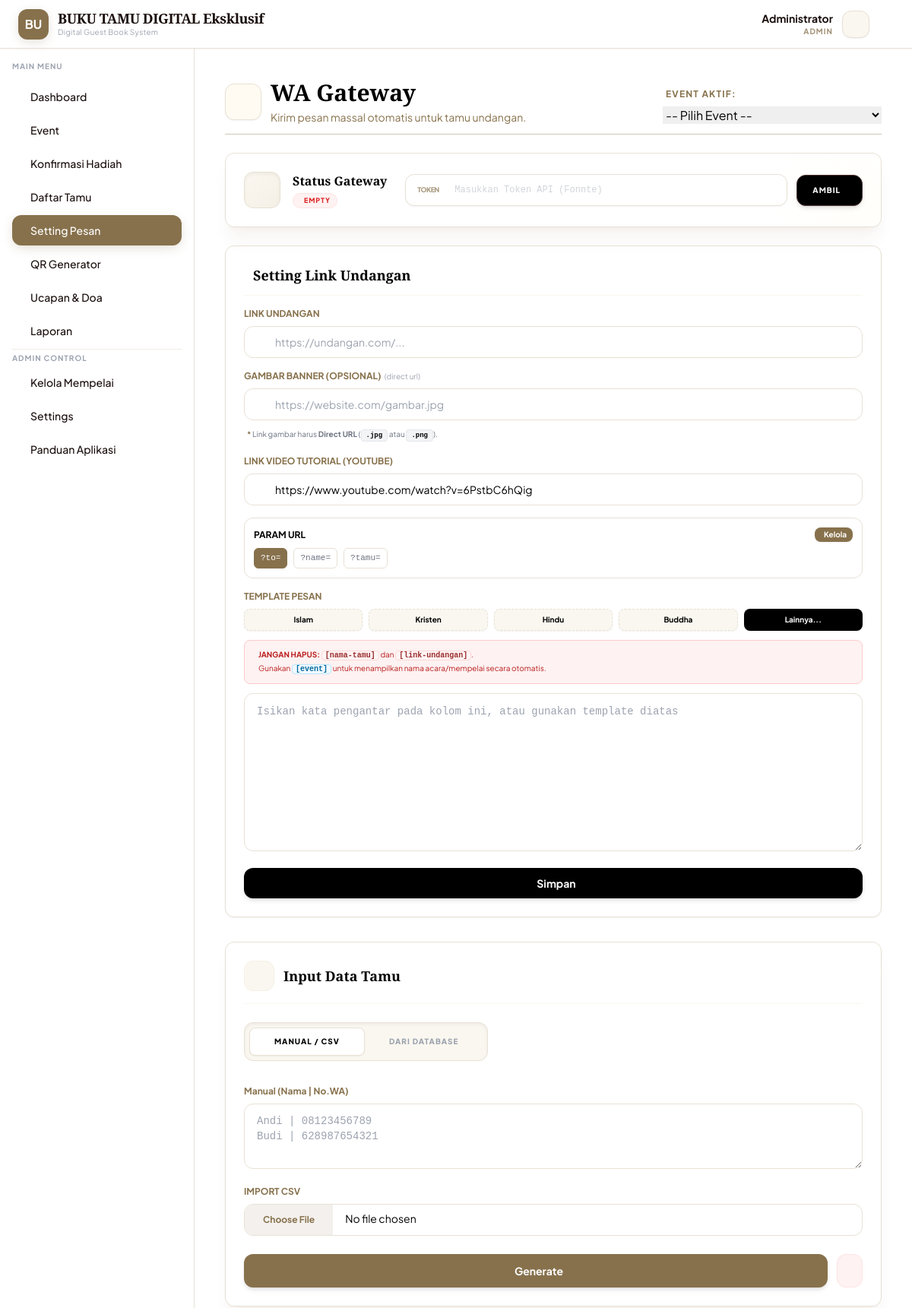
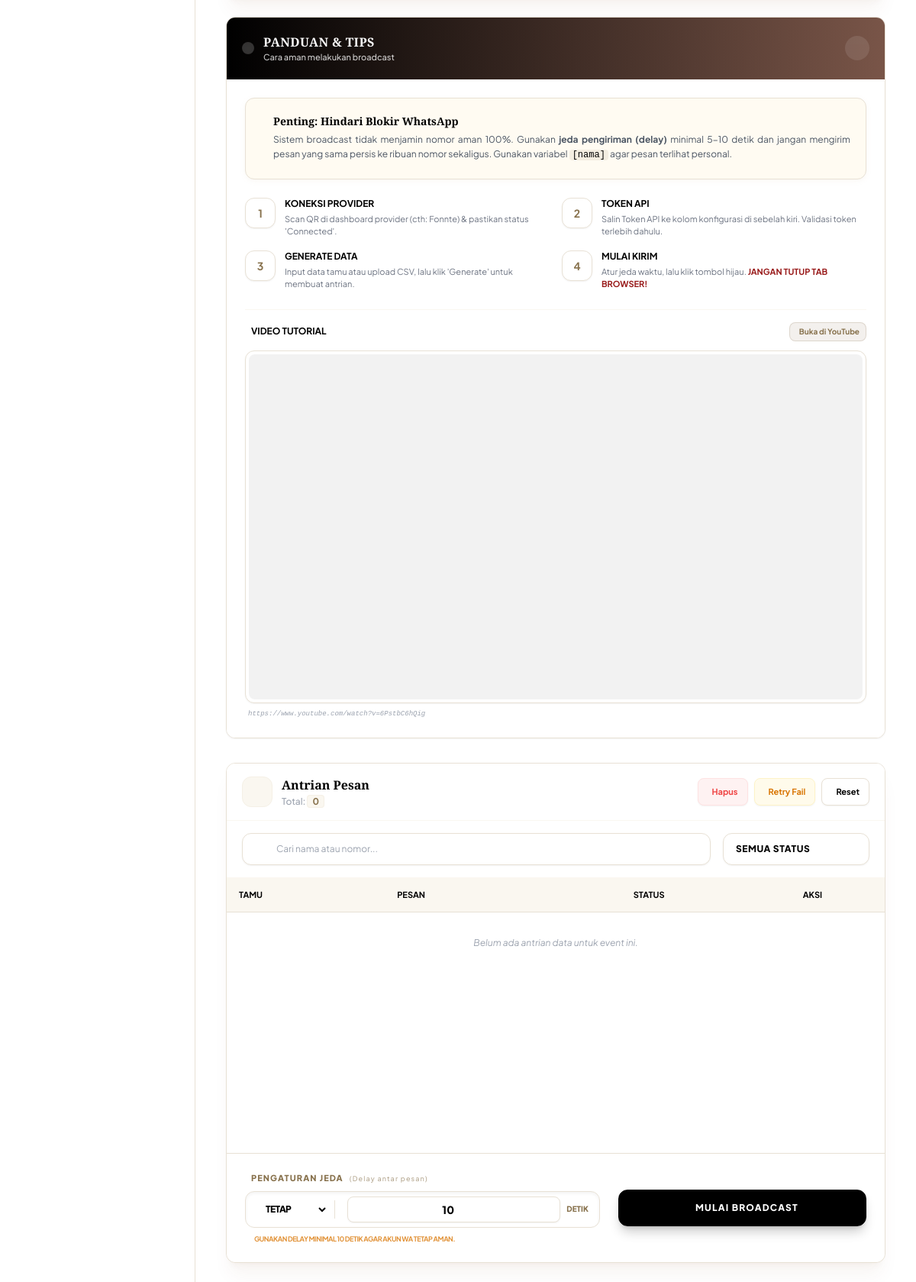
Screenshot of /broadcast.php (signed in, upper part) with the database file from the repository (2 pictures, top to bottom).
### tables this page shows
CREATE TABLE `pengaturan` (
  `id` int(11) NOT NULL AUTO_INCREMENT,
  `app_name` varchar(100) DEFAULT 'Buku Tamu Wedding',
  `logo_text` varchar(20) DEFAULT 'BT',
  `logo_dashboard` varchar(255) DEFAULT '',
  `copyright` varchar(255) DEFAULT '© 2026',
  `hero_title` varchar(255) DEFAULT 'The Wedding Of',
  `hero_desc` text DEFAULT NULL,
  `hero_img` varchar(255) DEFAULT '',
  `btn_text` varchar(50) DEFAULT 'Info Acara',
  `btn_link` varchar(255) DEFAULT '#',
  `bg_mode` varchar(20) DEFAULT 'image',
  `bg_youtube_url` varchar(255) DEFAULT '',
  `bg_img` varchar(255) DEFAULT '',
  `timezone` varchar(50) DEFAULT 'Asia/Jakarta',
  `language` varchar(10) DEFAULT 'id',
  `speed_timer` int(11) DEFAULT 10,
  `color_start` varchar(20) DEFAULT '#4F46E5',
  `color_end` varchar(20) DEFAULT '#000000',
  `color_text` varchar(20) DEFAULT '#FFFFFF',
  `delay_welcome` int(11) DEFAULT 5,
  `delay_gathering` int(11) DEFAULT 5,
  `looping_overlay` tinyint(1) DEFAULT 0,
  `looping_overlay_timer` int(11) DEFAULT 10,
  `animasi_out` varchar(50) DEFAULT 'Fade',
  `animasi_duration` int(11) DEFAULT 1000,
  `welcome_text` text DEFAULT NULL,
  `welcome_bg_color` varchar(20) DEFAULT '#ffffff',
  `welcome_font_color` varchar(20) DEFAULT '#000000',
  `welcome_font` varchar(50) DEFAULT 'Poppins',
  `size_acara` int(11) DEFAULT 20,
  `size_welcome` int(11) DEFAULT 40,
  `size_tamu` int(11) DEFAULT 60,
  `size_tanggal` int(11) DEFAULT 16,
  `size_lokasi` int(11) DEFAULT 16,
  `size_waktu` int(11) DEFAULT 16,
  `show_acara` tinyint(1) DEFAULT 1,
  `show_kategori` tinyint(1) DEFAULT 1,
  `show_tanggal` tinyint(1) DEFAULT 1,
  `show_lokasi` tinyint(1) DEFAULT 1,
  `show_waktu` tinyint(1) DEFAULT 1,
  `wa_template` text DEFAULT NULL,
  `broadcast_link` varchar(255) DEFAULT '',
  `broadcast_param_id` int(11) DEFAULT NULL,
  `import_info_text` text DEFAULT NULL,
  `show_frame` tinyint(1) DEFAULT 0,
  `frame_img` varchar(255) DEFAULT '',
  `show_logo` tinyint(1) DEFAULT 1,
  `show_running_text` tinyint(1) DEFAULT 1,
  PRIMARY KEY (`id`)
);

CREATE TABLE `master_broadcast_params` (
  `id` int(11) NOT NULL AUTO_INCREMENT,
  `param_key` varchar(50) NOT NULL,
  PRIMARY KEY (`id`)
);

### broadcast.php (the view, shortened to what the rows shown need)
<?php
require 'koneksi.php';
mysqli_query($koneksi, "CREATE TABLE IF NOT EXISTS `broadcast_queue` (
  `id` int(11) NOT NULL AUTO_INCREMENT,
  `event_id` int(11) DEFAULT 0,
  `nama_tamu` varchar(255) DEFAULT NULL,
  `nomor_wa` varchar(20) DEFAULT NULL,
  `pesan` text DEFAULT NULL,
  `status` varchar(20) DEFAULT 'pending',
  `link_undangan` text DEFAULT NULL,
  PRIMARY KEY (`id`)
) ENGINE=InnoDB DEFAULT CHARSET=utf8mb4;");
$check_cols = mysqli_query($koneksi, "SHOW COLUMNS FROM pengaturan LIKE 'tutorial_link'");
if($check_cols && mysqli_num_rows($check_cols) == 0){ mysqli_query($koneksi, "ALTER TABLE pengaturan ADD COLUMN tutorial_link TEXT"); }
$check_cols = mysqli_query($koneksi, "SHOW COLUMNS FROM pengaturan LIKE 'broadcast_img'");
if($check_cols && mysqli_num_rows($check_cols) == 0){ mysqli_query($koneksi, "ALTER TABLE pengaturan ADD COLUMN broadcast_img TEXT"); }
$check_cols = mysqli_query($koneksi, "SHOW COLUMNS FROM events LIKE 'broadcast_img'");
if($check_cols && mysqli_num_rows($check_cols) == 0){ mysqli_query($koneksi, "ALTER TABLE events ADD COLUMN broadcast_img TEXT"); }
$check_cols = mysqli_query($koneksi, "SHOW COLUMNS FROM events LIKE 'wa_token'");
if($check_cols && mysqli_num_rows($check_cols) == 0){ mysqli_query($koneksi, "ALTER TABLE events ADD COLUMN wa_token VARCHAR(255) DEFAULT NULL"); }
$check_cols = mysqli_query($koneksi, "SHOW COLUMNS FROM events LIKE 'wa_template'");
if($check_cols && mysqli_num_rows($check_cols) == 0){ mysqli_query($koneksi, "ALTER TABLE events ADD COLUMN wa_template TEXT DEFAULT NULL"); }
$check_cols = mysqli_query($koneksi, "SHOW COLUMNS FROM events LIKE 'tutorial_link'");
if($check_cols && mysqli_num_rows($check_cols) == 0){ mysqli_query($koneksi, "ALTER TABLE events ADD COLUMN tutorial_link TEXT"); }
$master_params=mysqli_query($koneksi,"SELECT * FROM master_broadcast_params");
?>
<!DOCTYPE html>
<html lang="id">
<head>
    <script src="https://cdn.tailwindcss.com"></script>
    <link href="https://cdn.jsdelivr.net/npm/select2@4.1.0-rc.0/dist/css/select2.min.css" rel="stylesheet"/>
</head>
<body class="text-[#000000]">
    <?php if(file_exists('sidebar.php')) include 'sidebar.php'; ?>
    <main class="md:ml-64 p-4 lg:p-10 relative min-w-0 overflow-x-hidden">
        <div class="max-w-7xl mx-auto space-y-6">
    <div class="mb-4 lg:mb-5 border-b border-[#d1c7b7] pb-3 no-print">
        <div class="flex flex-col md:flex-row justify-between items-start md:items-end gap-4">
            <div class="flex items-center gap-3">
                <div>
                    <h1 class="text-2xl lg:text-3xl font-bold text-[#000000] font-serif">WA Gateway</h1>
                </div>
            </div>
        </div>
    </div>
            <div class="grid grid-cols-1 xl:grid-cols-12 gap-6 items-stretch">
                <div class="xl:col-span-5 flex flex-col gap-6">
                    <div class="bg-white p-6 rounded-xl shadow-sm border border-[#e8e1d5]">
                        <form action="" method="POST" class="space-y-4" id="formConfig">
                            <div class="space-y-4">
                                <div class="bg-[#ffffff] p-3 rounded-xl border border-[#e8e1d5]">
                                    <div class="flex flex-wrap gap-2">
                                        <?php mysqli_data_seek($master_params,0); while($p=mysqli_fetch_assoc($master_params)): ?>
                                        <label class="cursor-pointer">
                                            <div class="px-2 py-1 rounded-md border border-[#e8e1d5] bg-white text-gray-500 text-[11px] font-mono transition-all hover:border-[#87714c] peer-checked:bg-[#87714c] peer-checked:text-white peer-checked:border-[#87714c]">?<?= htmlspecialchars($p['param_key']) ?>=</div>
                                        </label>
                                        <?php endwhile; ?>
                                    </div>
                                </div>
                            </div>
                        </form>
                    </div>
                </div>
                <div class="xl:col-span-7 flex flex-col gap-6">
                    <div class="bg-white rounded-xl shadow-xl shadow-amber-900/5 border border-[#e8e1d5] overflow-hidden flex flex-col h-[75vh] md:h-[655px] mt-2 group/queue">
                        <div class="overflow-y-auto flex-1 p-0 custom-scrollbar relative">
                            <table class="w-full text-left text-sm" id="queueTable">
                                <thead class="bg-[#faf7f0] text-[#000000] text-[11px] font-bold uppercase sticky top-0 z-10 border-b border-[#e8e1d5] hidden md:table-header-group">
                                    <tr>
                                        <th class="px-4 py-3">Tamu</th>
                                        <th class="px-4 py-3">Pesan</th>
                                        <th class="px-4 py-3 text-center">Status</th>
                                        <th class="px-4 py-3 text-center">Aksi</th>
                                    </tr>
                                </thead>
                            </table>
                        </div>
                    </div>
                </div>
            </div>
        </div>
    </main>
</main></body></html>

### sidebar.php (shortened to what the rows shown need)
<?php
$page = basename($_SERVER['PHP_SELF']);
$role = $_SESSION['role'] ?? 'mempelai';
if(!isset($config)){
    require_once 'koneksi.php';
    $q_conf = mysqli_query($koneksi, "SELECT * FROM pengaturan LIMIT 1");
    $config = mysqli_fetch_assoc($q_conf);
}
$home_url = 'dashboard.php';
$logo_path = 'assets/' . ($config['logo_dashboard'] ?? '');
$has_logo  = !empty($config['logo_dashboard']) && file_exists($logo_path);
?>
<nav class="bg-white border-b border-[#e8e1d5] fixed w-full z-40 top-0 h-16 transition-all shadow-sm">
    <div class="px-4 lg:px-6 flex justify-between items-center h-full">
        <a href="<?= $home_url ?>" class="flex items-center gap-3 hover:opacity-80 transition group">
            <?php if($has_logo): ?>
                <img src="<?= $logo_path ?>" alt="Logo App" class="w-9 h-9 md:w-10 md:h-10 object-contain bg-white rounded-xl shadow-sm border border-[#e8e1d5] p-0.5 group-hover:scale-105 transition-transform">
            <?php else: ?>
                <div class="bg-gold text-white w-9 h-9 md:w-10 md:h-10 rounded-xl flex items-center justify-center font-bold text-sm md:text-base shadow-gold group-hover:scale-105 transition-transform">
                    <?= substr($config['app_name'] ?? 'BT', 0, 2) ?>
                </div>
            <?php endif; ?>
            <div class="flex flex-col">
                <span class="font-serif font-bold text-lg text-brown tracking-tight leading-tight">
                    <?= $config['app_name'] ?? 'GuestBook' ?>
                </span>
                <span class="text-[10px] text-gray-400 hidden md:block tracking-wide">Digital Guest Book System</span>
            </div>
        </a>
        <div class="flex items-center gap-3">
            <div class="text-right hidden md:block">
                <p class="text-sm font-bold text-brown"><?= $_SESSION['nama_lengkap'] ?? 'Admin' ?></p>
                <p class="text-[10px] text-gold uppercase tracking-widest font-bold opacity-80"><?= $role ?></p>
            </div>
            <a href="profil.php" class="w-9 h-9 bg-[#faf7f0] text-[#87714c] rounded-xl flex items-center justify-center border border-[#e8e1d5] hover:bg-[#87714c] hover:text-white transition shadow-sm" title="Profil Saya">
            </a>
            <a href="#" onclick="confirmLogout(event)" class="text-gray-400 hover:text-red-500 transition ml-1 p-2 hidden md:block" title="Keluar">
            </a>
        </div>
    </div>
</nav>
<aside class="hidden md:block w-64 bg-white border-r border-[#e8e1d5] fixed h-full left-0 top-16 overflow-y-auto z-30 pb-20 scrollbar-hide">
    <div class="p-4">
        <p class="text-[10px] font-bold text-gray-400 uppercase tracking-widest mb-3">Main Menu</p>
        <nav class="space-y-1">
            <a href="dashboard.php" class="flex items-center gap-3 px-3 py-2.5 rounded-xl font-medium transition-all <?= ($page == 'dashboard.php') ? 'bg-gold text-white shadow-gold' : 'text-brown hover-cream hover:text-gold' ?>">
                <iconify-icon icon="solar:widget-3-bold-duotone" class="text-xl"></iconify-icon> <span class="text-sm">Dashboard</span>
            </a>
            <a href="event.php" class="flex items-center gap-3 px-3 py-2.5 rounded-xl font-medium transition-all <?= ($page == 'event.php') ? 'bg-gold text-white shadow-gold' : 'text-brown hover-cream hover:text-gold' ?>">
                <iconify-icon icon="solar:calendar-date-bold-duotone" class="text-xl"></iconify-icon> <span class="text-sm">Event</span>
            </a>
            <a href="hadiah.php" class="flex items-center gap-3 px-3 py-2.5 rounded-xl font-medium transition-all <?= ($page == 'hadiah.php') ? 'bg-gold text-white shadow-gold' : 'text-brown hover-cream hover:text-gold' ?>">
                <iconify-icon icon="solar:gift-bold-duotone" class="text-xl"></iconify-icon> <span class="text-sm">Konfirmasi Hadiah</span>
            </a>
            <a href="tamu.php" class="flex items-center gap-3 px-3 py-2.5 rounded-xl font-medium transition-all <?= ($page == 'tamu.php') ? 'bg-gold text-white shadow-gold' : 'text-brown hover-cream hover:text-gold' ?>">
                <iconify-icon icon="solar:users-group-rounded-bold-duotone" class="text-xl"></iconify-icon> <span class="text-sm">Daftar Tamu</span>
            </a>
            <a href="broadcast.php" class="flex items-center gap-3 px-3 py-2.5 rounded-xl font-medium transition-all <?= ($page == 'broadcast.php') ? 'bg-gold text-white shadow-gold' : 'text-brown hover-cream hover:text-gold' ?>">
                <iconify-icon icon="solar:mailbox-bold-duotone" class="text-xl"></iconify-icon> <span class="text-sm">Setting Pesan</span>
            </a>
            <a href="qr.php" class="flex items-center gap-3 px-3 py-2.5 rounded-xl font-medium transition-all <?= ($page == 'qr.php') ? 'bg-gold text-white shadow-gold' : 'text-brown hover-cream hover:text-gold' ?>">
                <iconify-icon icon="solar:qr-code-bold-duotone" class="text-xl"></iconify-icon> <span class="text-sm">QR Generator</span>
            </a>
            <a href="ucapan.php" class="flex items-center gap-3 px-3 py-2.5 rounded-xl font-medium transition-all <?= ($page == 'ucapan.php') ? 'bg-gold text-white shadow-gold' : 'text-brown hover-cream hover:text-gold' ?>">
                <iconify-icon icon="solar:chat-round-dots-bold-duotone" class="text-xl"></iconify-icon> <span class="text-sm">Ucapan & Doa</span>
            </a>
            <a href="report.php" class="flex items-center gap-3 px-3 py-2.5 rounded-xl font-medium transition-all <?= ($page == 'report.php') ? 'bg-gold text-white shadow-gold' : 'text-brown hover-cream hover:text-gold' ?>">
                <iconify-icon icon="solar:chart-bold-duotone" class="text-xl"></iconify-icon> <span class="text-sm">Laporan</span>
            </a>
            <?php if($role == 'admin'): ?>
            <hr class="my-3 border-[#f0ebe3]">
            <p class="text-[10px] font-bold text-gray-400 uppercase tracking-widest mb-2">Admin Control</p>
            <a href="kelola_mempelai.php" class="flex items-center gap-3 px-3 py-2.5 rounded-xl font-medium transition-all <?= ($page == 'kelola_mempelai.php') ? 'bg-gold text-white shadow-gold' : 'text-brown hover-cream hover:text-gold' ?>">
                <iconify-icon icon="solar:heart-bold-duotone" class="text-xl text-pink-400"></iconify-icon> <span class="text-sm">Kelola Mempelai</span>
            </a>
            <a href="pengaturan.php" class="flex items-center gap-3 px-3 py-2.5 rounded-xl font-medium transition-all <?= ($page == 'pengaturan.php') ? 'bg-gold text-white shadow-gold' : 'text-brown hover-cream hover:text-gold' ?>">
                <iconify-icon icon="solar:settings-bold-duotone" class="text-xl"></iconify-icon> <span class="text-sm">Settings</span>
            </a>
            <?php endif; ?>
            <a href="petunjuk.php" class="flex items-center gap-3 px-3 py-2.5 rounded-xl font-medium transition-all <?= ($page == 'petunjuk.php') ? 'bg-gold text-white shadow-gold' : 'text-brown hover-cream hover:text-gold' ?>">
                <iconify-icon icon="solar:info-square-bold-duotone" class="text-xl"></iconify-icon> <span class="text-sm">Panduan Aplikasi</span>
            </a>
        </nav>
    </div>
</aside>

### rows the page displays
pengaturan: app_name "BU", app_name "BUKU TAMU DIGITAL Eksklusif"
master_broadcast_params: param_key "to"
master_broadcast_params: param_key "name"
master_broadcast_params: param_key "tamu"

### other values shown
$_SESSION['nama_lengkap'] "Administrator"
$role "ADMIN"
$val_tut "https://www.youtube.com/watch?v=6PstbC6hQig"
$total_queue "0"
